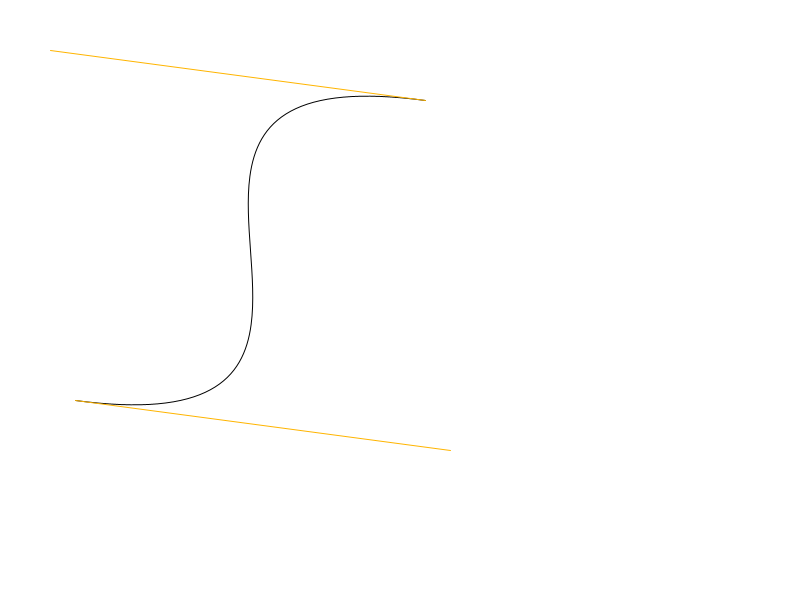
Frame 1 (no input)
Frame 60 (the mouse pressed at the canvas centre just before this capture): identical to frame 1, image omitted
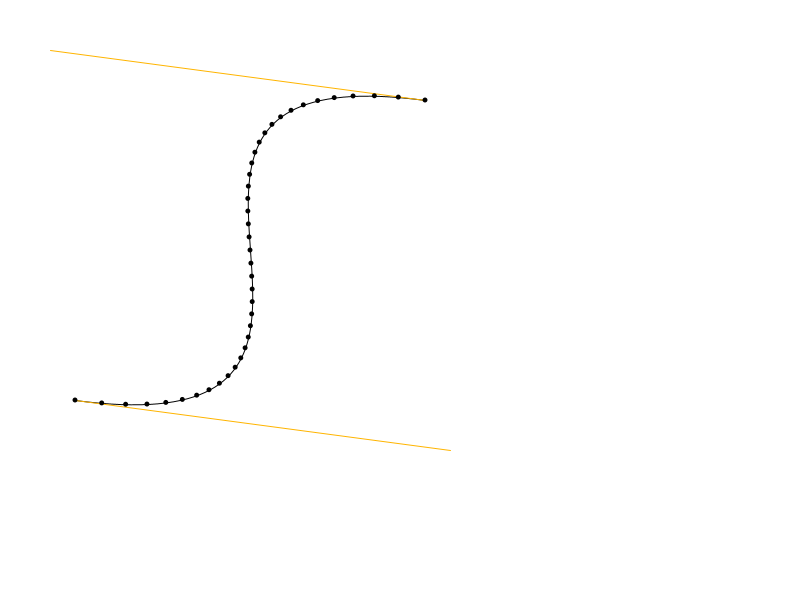
Frame 120 (the mouse held since frame 60 and released just before this capture)

The Processing sketch that drew these frames (run headless with seeded random() and noise(); from frame 60 on, the mouse is pressed at the canvas centre):

// Processing sketch: bezierExplorer_1
// ── bezierExplorer_1.pde
PVector a1 = new PVector(85, 20); 
PVector c1 = new PVector(10, 10);
PVector c2 = new PVector(90, 90);
PVector a2 = new PVector(15, 80);
PVector current;

ArrayList<PVector> handlers;

void setup() {
  size(800, 600);
  handlers = new ArrayList();

  handlers.add(a1);
  handlers.add(c1);
  handlers.add(c2);
  handlers.add(a2);
  
  for (PVector v : handlers){
    v.mult(5);
  }
}

void mouseDragged() {
  if (current != null) current.set(mouseX, mouseY, 0);
}

void mouseReleased() {
  current = null;
}

void mousePressed() {
  float mind = Float.MAX_VALUE; 
  for (PVector v : handlers) {
    float d = dist(mouseX, mouseY, v.x, v.y);
    if (d < mind && d < 10) {
      current = v;
      mind = d;
    }
  }
  if (current != null) current.set(mouseX, mouseY, 0);
}

void draw() {
  background(255);

  noFill();

  noFill();
  stroke(0);
  bezier(a1.x, a1.y, c1.x, c1.y, c2.x, c2.y, a2.x, a2.y);

  stroke(255, 180, 0);
  line(a1.x, a1.y, c1.x, c1.y);
  line(c2.x, c2.y, a2.x, a2.y);

  fill(0);
  noStroke();

  int steps = mouseX / 10;

  for (int i = 0; i<= steps; i++) {
    float t = i / (float)steps;
    float x = bezierPoint(a1.x, c1.x, c2.x, a2.x, t);
    float y = bezierPoint(a1.y, c1.y, c2.y, a2.y, t);
    ellipse(x, y, 5, 5);
  }
}
